Frame 1 (no input): blank canvas, image omitted
Frame 60 (the mouse pressed at the canvas centre just before this capture): blank canvas, image omitted
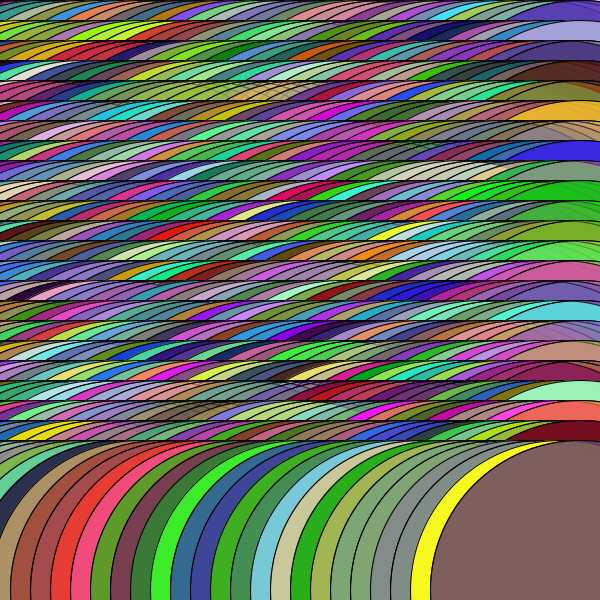
Frame 120 (the mouse held since frame 60 and released just before this capture)

The Processing sketch whose frames 1 and 60 were blank and that drew this single picture after the mouse press (run headless with seeded random() and noise(); from frame 60 on, the mouse is pressed at the canvas centre):

// Processing sketch: For_Loops_in_For_Loops
// ── For_Loops_in_For_Loops.pde
void setup() {
  size(600, 600);
  background(0);
  //noLoop();
}

void draw() {
  

  for (int y=10; y<height; y+=20) {

    for (int x=0; x<width; x+=20) {
      stroke(0);
      fill(random(255), random(255), random(255), random(255));
      //fill(x/3,2/y,x);
      ellipse(x, y, mouseX, mouseY);
      ellipse(x, y, mouseY, mouseX);
      println("X: ", mouseX, "Y: ", mouseY);
      //stroke(random(255), random(255), random(255));
      //line(0, 0, x+10, y);
    }
  }
 
  
}
